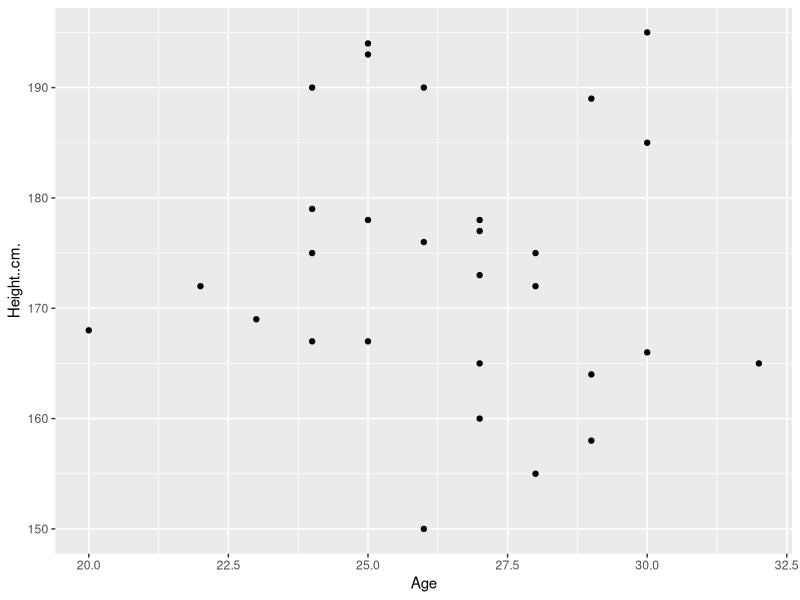
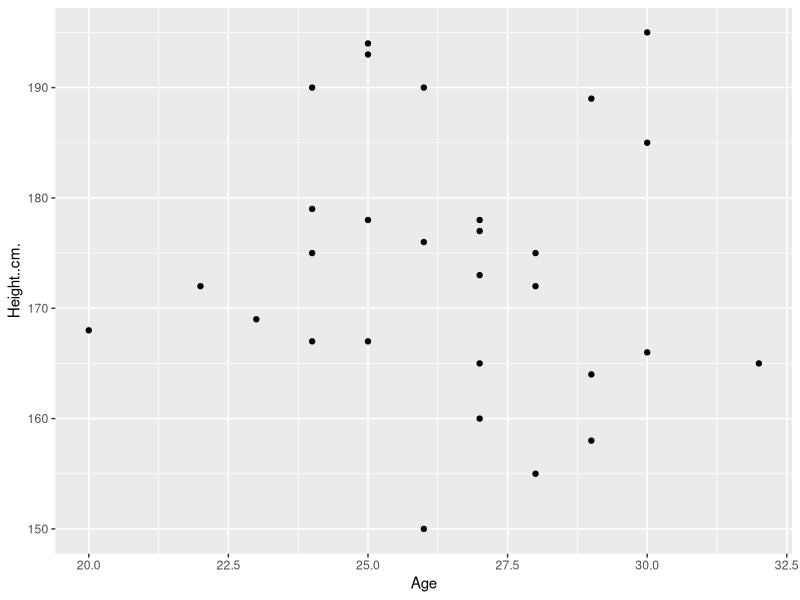
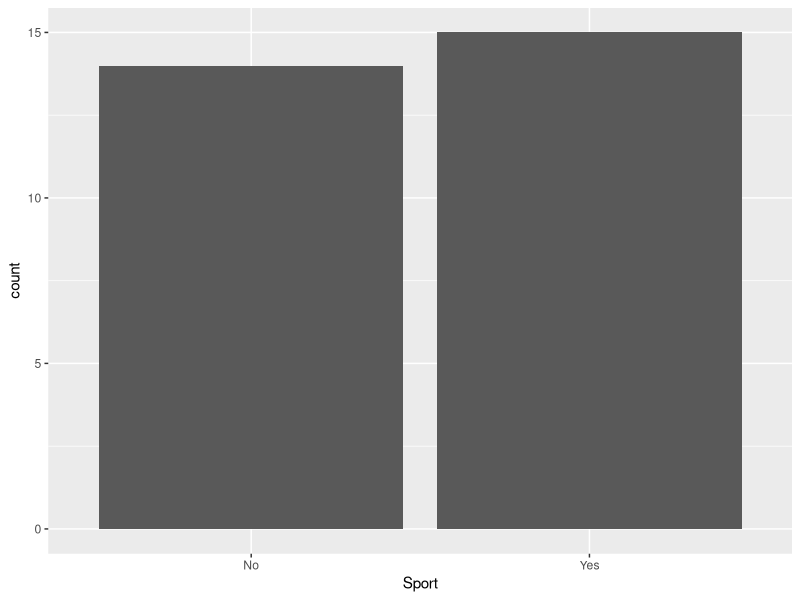
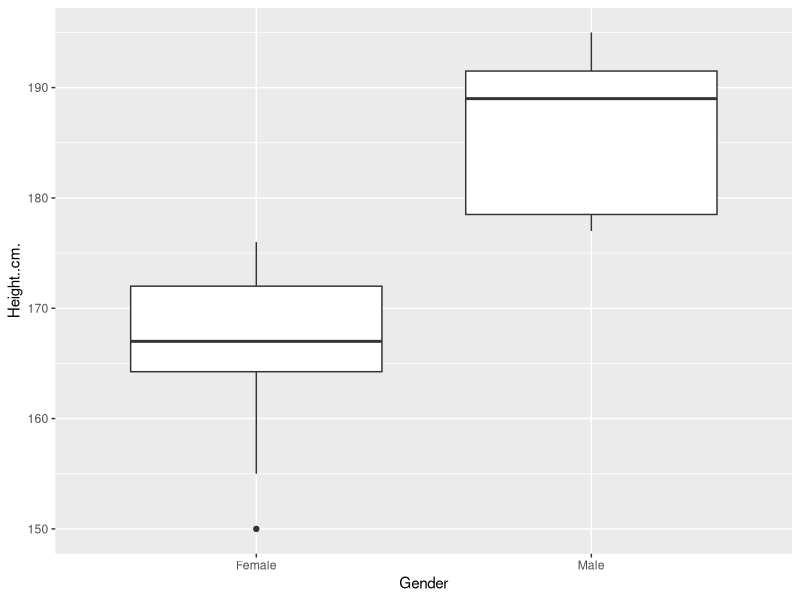
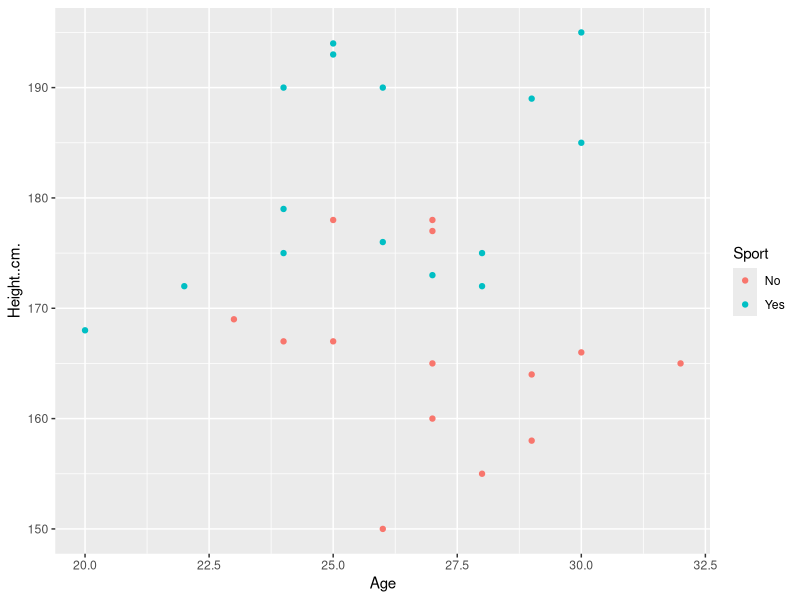
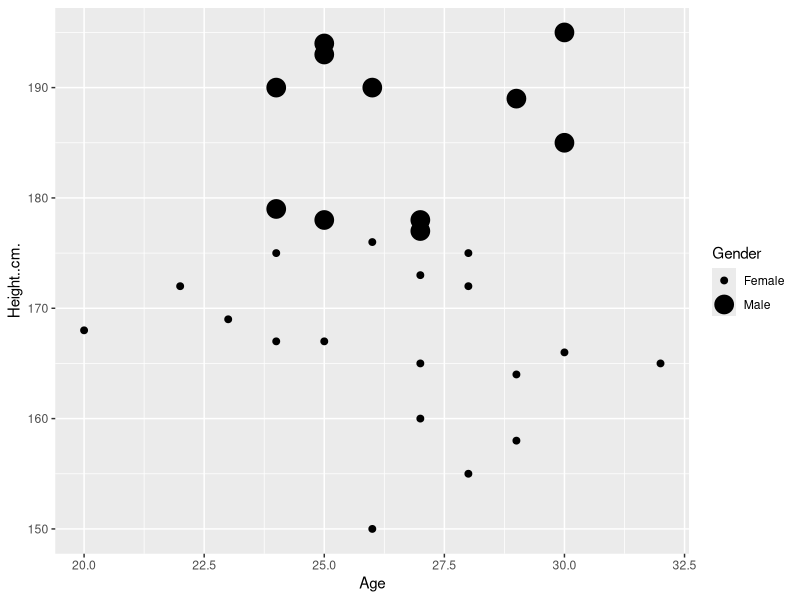
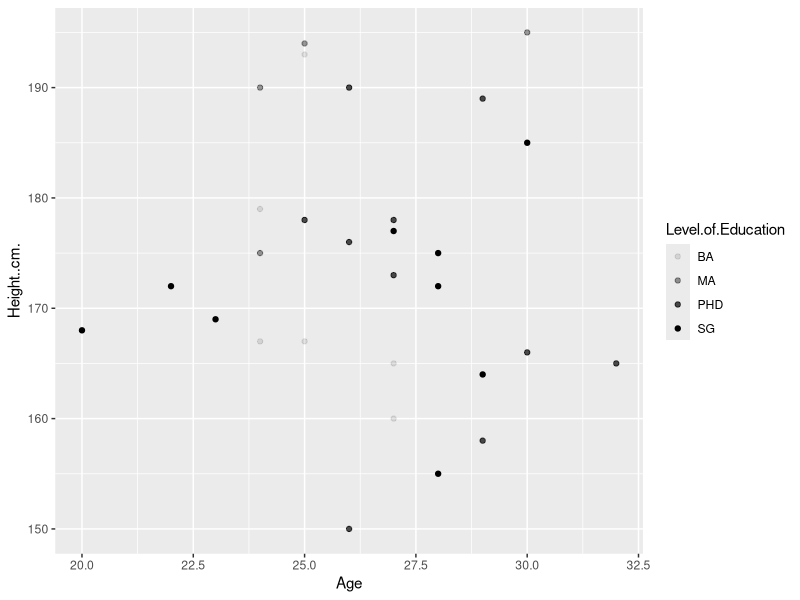
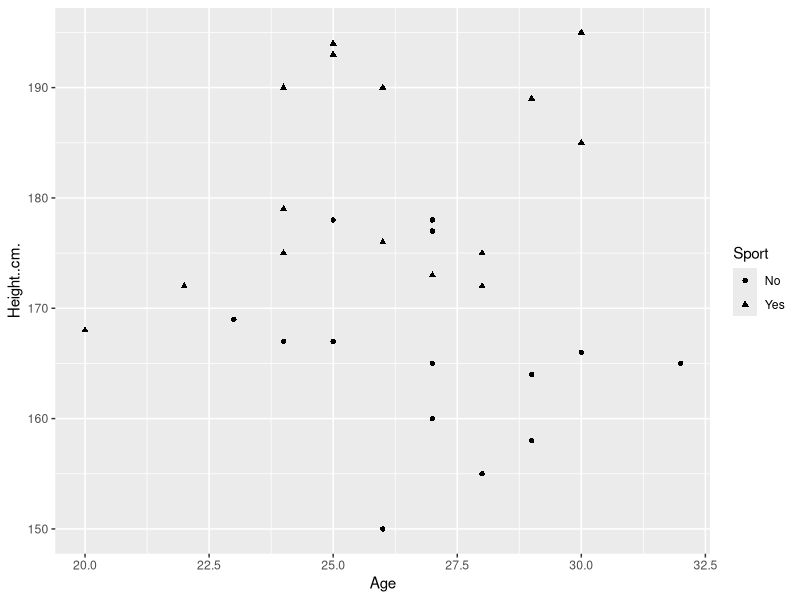

Recreate these plots in R, in order. (Note: this script raises an error after producing the figures.)
# Load the necessary libraries
library(tidyverse)
#> ── Attaching core tidyverse packages ──────────────────────── tidyverse 2.0.0 ──
#> ✔ dplyr     1.1.4     ✔ readr     2.1.5
#> ✔ forcats   1.0.0     ✔ stringr   1.5.1
#> ✔ ggplot2   3.5.1     ✔ tibble    3.2.1
#> ✔ lubridate 1.9.4     ✔ tidyr     1.3.1
#> ✔ purrr     1.0.4     
#> ── Conflicts ────────────────────────────────────────── tidyverse_conflicts() ──
#> ✖ dplyr::filter() masks stats::filter()
#> ✖ dplyr::lag()    masks stats::lag()
#> ℹ Use the conflicted package (<http://conflicted.r-lib.org/>) to force all conflicts to become errors


# Read the CSV file
data <- read.csv("Samira_Azizi_ITC255.csv")
View(data)
# Scatter plot for Age and Height
ggplot(data = data) + 
  geom_point(mapping = aes(x = Age, y = Height..cm.))

ggplot(data = data) + 
  geom_point(mapping = aes(x = Age, y = Height..cm.))

# Bar plot
ggplot(data = data) + 
  geom_bar(mapping = aes(x = Sport))

# Boxplot
ggplot(data = data) + 
  geom_boxplot(mapping = aes(x = Gender, y = Height..cm.))

# Scatter plot with color.
ggplot(data = data) + 
  geom_point(mapping = aes(x = Age, y = Height..cm., color = Sport))

# Scatter plot for testing size for a qualitative variable.
ggplot(data = data) + 
  geom_point(mapping = aes(x = Age, y = Height..cm., size = Gender))

# testing Left, Scatter plot 
ggplot(data = data) + 
  geom_point(mapping = aes(x = Age, y = Height..cm., alpha = Level.of.Education))

# testing Right, Scatter plot 
ggplot(data = data) + 
  geom_point(mapping = aes(x = Age, y = Height..cm., shape = Sport))

# Scatter plot using my dataset with points colored yellow and green.
ggplot(data = data) + 
  geom_point(mapping = aes(x = Age, y = Height..cm.), color = "yellow")

ggplot(data = data) + 
  geom_point(mapping = aes(x = Age, y = Height..cm.), color = "green")

# we should be careful with placing of (+) in its correct place otherwise shows error.
ggplot(data = data)  
  + geom_point(mapping = aes(x = Age, y = Height..cm.))

# Scatter plot with faceting part. 
ggplot(data = data) + 
  geom_point(mapping = aes(x = Age, y = Height..cm.)) + 
  facet_wrap(~ Sport, nrow = 8)

ggplot(data = data) + 
  geom_point(mapping = aes(x = Age, y = Height..cm.)) + 
  facet_grid(Level.of.Education ~ Gender)

ggplot(data = data) + 
  geom_point(mapping = aes(x = Sport, y = Level.of.Satisfaction))

ggplot(data = data) + 
  geom_point(mapping = aes(x = Age, y = Height..cm.)) +
  facet_grid(Gender ~ .)


ggplot(data = data) + 
  geom_point(mapping = aes(x = Age, y = Height..cm.)) +
  facet_grid(. ~ Level.of.Education)
ggplot(data = data) + 
  geom_point(mapping = aes(x = Age, y = Height..cm.)) + 
  facet_wrap(~ Sport, nrow = 3)


# Left Scatter plot 
ggplot(data = data) + 
  geom_point(mapping = aes(x = Age, y = Height..cm.))

# Right Smoothe lined
ggplot(data = data) + 
  geom_smooth(mapping = aes(x = Age, y = Height..cm.))

# Smoothed line with linetype by Sport
ggplot(data = data) + 
  geom_smooth(mapping = aes(x = Age, y = Height..cm., linetype = Sport))

# First, Smoothed line 
ggplot(data = data) +
  geom_smooth(mapping = aes(x = Age, y = Height..cm.))

# Second, Smoothed line
ggplot(data = data) +
  geom_smooth(mapping = aes(x = Age, y = Height..cm., group = Sport))

# Third, Smoothed line with color
ggplot(data = data) +
  geom_smooth(
    mapping = aes(x = Age, y = Height..cm., color = Sport),
    show.legend = FALSE
  )

# Scatter plot with smoothed line at the same time
ggplot(data = data) + 
  geom_point(mapping = aes(x = Age, y = Height..cm.)) +
  geom_smooth(mapping = aes(x = Age, y = Height..cm.))

# Scatter plot with smoothed line with color
ggplot(data = data, mapping = aes(x = Age, y = Height..cm.)) + 
  geom_point(mapping = aes(color = Sport)) + 
  geom_smooth()

# Scatter plot with smoothed line for a specific category
ggplot(data = data, mapping = aes(x = Age, y = Height..cm.)) + 
  geom_point(mapping = aes(color = Gender)) + 
  geom_smooth(data = filter(data, Gender == "specific_Gender"), se = FALSE)

ggplot(data = data, mapping = aes(x = Age, y = Height..cm., color = Gender)) + 
  geom_point() + 
  geom_smooth(se = FALSE)


# First plot, Scatter plot with smoothed line 
ggplot(data = data, mapping = aes(x = Age, y = Height..cm.)) + 
  geom_point() + 
  geom_smooth()

# Second plot: Scatter plot and smoothed line 
ggplot() + 
  geom_point(data = data, mapping = aes(x = Age, y = Height..cm.)) + 
  geom_smooth(data = data, mapping = aes(x = Age, y = Height..cm.))


# Bar plot 
ggplot(data = data) + 
  geom_bar(mapping = aes(x = Level.of.Education))

# Bar plot using stat_count 
ggplot(data = data) + 
  stat_count(mapping = aes(x = Level.of.Education))


library(ggplot2)
library(tibble)  


demo <- tribble(
  ~Level.of.Education, ~freq,
  "High School",       1610,
  "Associate's",       4906,
  "Bachelor's",        12082,
  "Master's",          13791,
  "Doctorate",         21551
)

ggplot(data = demo) +
  geom_bar(mapping = aes(x = Level.of.Education, y = freq), stat = "identity")


# Bar plot with proportions
ggplot(data = diamonds) + 
  geom_bar(mapping = aes(x = cut, y = after_stat(prop), group = 1))

# Summary plot 
ggplot(data = data) + 
  stat_summary(
    mapping = aes(x = Level.of.Education, y = Height..cm.),
    fun.min = min,
    fun.max = max,
    fun = median
  )

# Bar plot showing proportions of cuts
ggplot(data = data) + 
  geom_bar(mapping = aes(x = Level.of.Education, y = after_stat(prop)))

# Bar plot showing proportions of cuts, with by color
ggplot(data = data) + 
  geom_bar(mapping = aes(x = Level.of.Education, fill = Sport, y = after_stat(prop)))

# Bar plot with color by cut
ggplot(data = data) + 
  geom_bar(mapping = aes(x = Level.of.Education, colour = Level.of.Education))

# Bar plot filled by cut
ggplot(data = data) + 
  geom_bar(mapping = aes(x = Level.of.Education, fill = Level.of.Education))



# Bar plot with fill by clarity (or equivalent variable)
ggplot(data = data) + 
  geom_bar(mapping = aes(x = Level.of.Education, fill = Sport))

# Bar plot with transparency and identity position
ggplot(data = data, mapping = aes(x = Level.of.Education, fill = Sport)) + 
  geom_bar(alpha = 1/5, position = "identity")

# Bar plot with outline color by clarity (or equivalent variable)
ggplot(data = data, mapping = aes(x = Level.of.Education, colour = Sport)) + 
  geom_bar(fill = NA, position = "identity")

# Bar chart with fill by clarity and fill position
ggplot(data = data) + 
  geom_bar(mapping = aes(x = Level.of.Education, fill = Sport), position = "fill")

# Bar chart with fill by clarity and dodge position
ggplot(data = data) + 
  geom_bar(mapping = aes(x = Level.of.Education, fill = Sport), position = "dodge")

# Scatter plot with jitter for displacement vs. highway mileage
ggplot(data = data) + 
  geom_point(mapping = aes(x = Age, y = Height..cm.), position = "jitter")

# Scatter plot for city mileage vs. highway mileage
ggplot(data = data, mapping = aes(x = Age, y = Height..cm.)) + 
  geom_point()

# Boxplot for class vs. highway mileage
ggplot(data = data, mapping = aes(x = Sport, y = Height..cm.)) + 
  geom_boxplot()

# Boxplot with flipped coordinates
ggplot(data = data, mapping = aes(x = Sport, y = Height..cm.)) + 
  geom_boxplot() +
  coord_flip()


# Load necessary libraries
library(ggplot2)
library(maps)
install.packages("maps")

# Load the map data for New Zealand
nz <- map_data("nz")

# Basic map of New Zealand
ggplot(nz, aes(long, lat, group = group)) +
  geom_polygon(fill = "green", colour = "pink")


ggplot(nz, aes(long, lat, group = group)) +
  geom_polygon(fill = "purple", colour = "green") +
  coord_quickmap()




bar <- ggplot(data = data) + 
  geom_bar(
    mapping = aes(x = Level.of.Education, fill = Level.of.Education), 
    show.legend = FALSE,
    width = 1
  ) + 
  theme(aspect.ratio = 1) +
  labs(x = NULL, y = NULL)

# Bar plot with flipped coordinates
bar + coord_flip()

# Bar plot with polar coordinates
bar + coord_polar()

# Scatter plot with a reference line 
ggplot(data = data, mapping = aes(x = City_MPG, y = Highway_MPG)) + 
  geom_point() + 
  geom_abline(intercept = 0, slope = 1, color = "green") +  # Reference line
  coord_fixed()

# and finally the end but it was really interesting. Thank you dear Professor.
